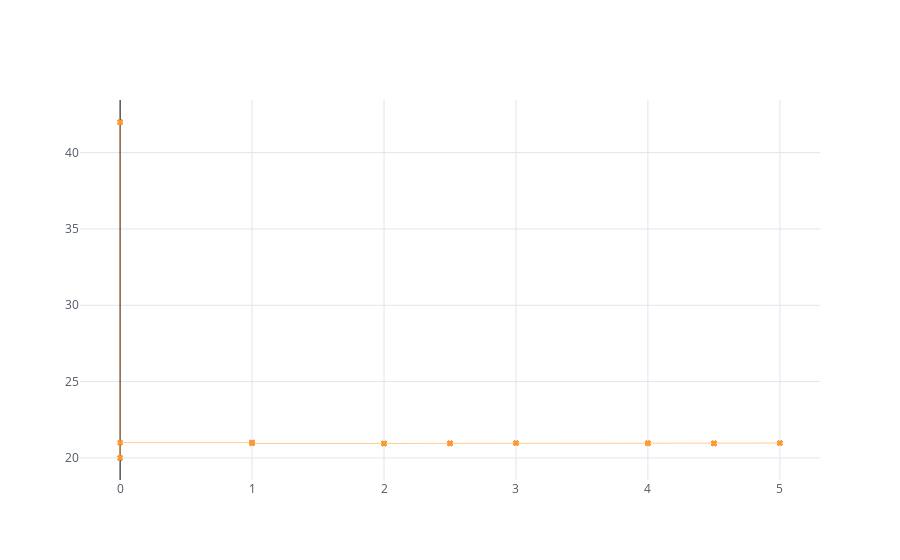
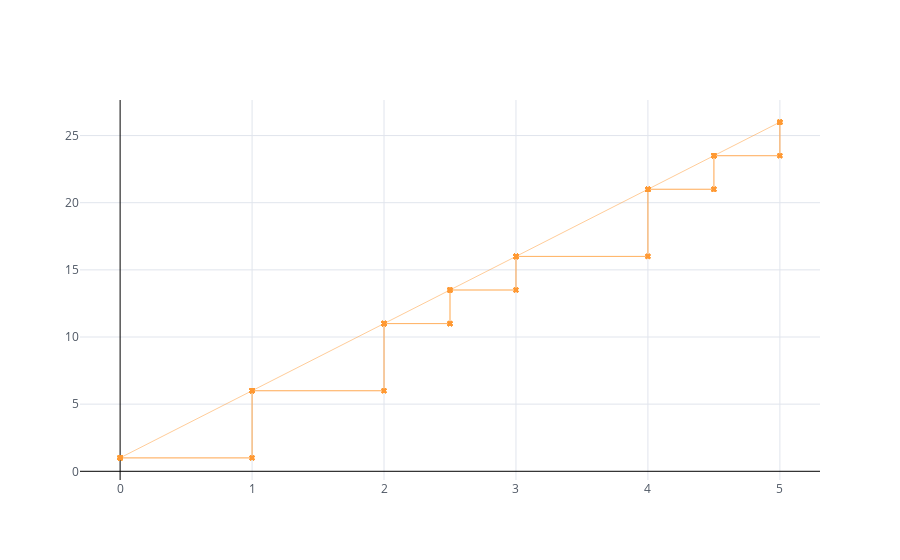
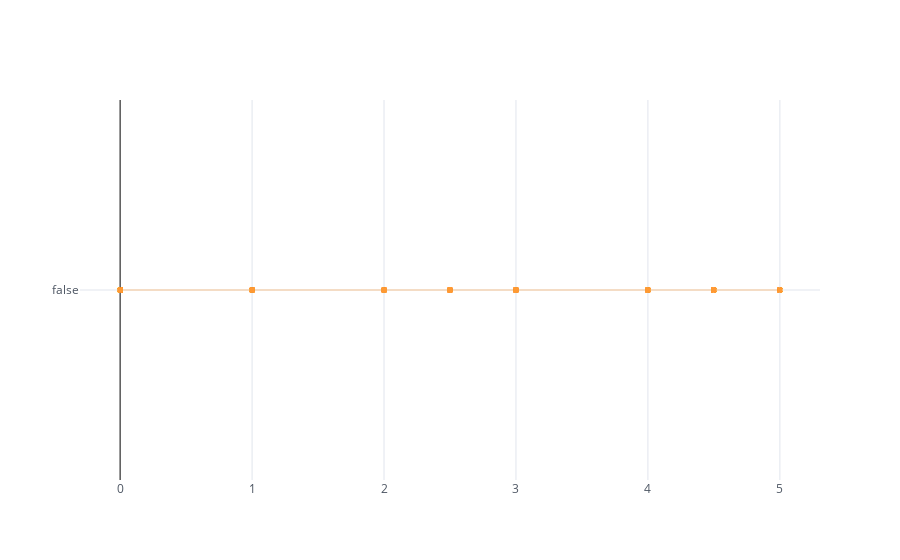

These figures' notebook cell, in order:
### Code cell
# Entity made with all the subentities above, take account of the humidity, the room temperature and the time (for the sun),
#The output "plant_is_ok is a boolean, true if all 3 are in optimal ranges"

class GrowingPlant(Entity):

    """ - - - - - - - PORTS - - - - - - - - - - """
    electricity_in = Input(Resources.electricity, 200)
    room_temp = Input(Resources.fahrenheit, 0)
    time = Local(Resources.time, 0)
    plant_is_ok = Output(Resources.boolean, False)
        
    def __init__(self, starting_time=0):
        self.time.value = starting_time

    
    """ - - - - - - - SUBENTITIES - - - - - - - - - - """
    
    gl = GrowLamp()
    s = Sun()
    pump = Pump()
    pr = PlantReservoir()
    pl = Plants()
    
    """ - - - - - - - INFLUENCES - - - - - - - - - - """
    
    time_propagation = Influence(source=time, target = s.time_In)
    water_propagation = Influence(source = pump.water_send, target = pr.water_in)
    water_propagation2 = Influence(source = pr.water_send, target = pl.water_in)
    elec_propagation = Influence(source = electricity_in, target = gl.electricity)
    #needed_water_propagation = Influence(source = pr.water_send, target = pump.water_needed)
    needed_water_propagation2 = Influence(source = pl.water_needed, target = pr.water_needed)

    
    """ - - - - - - - STATES & TRANSITIONS - - - - - - - - - - """
    state = current = State()
    
    """ - - - - - - - UPDATES - - - - - - - - - - """
    
    @update(state=state, target=gl.room_temperature)
    def set_gl_room_temp(self,dt):
        return self.room_temp.value + (self.s.light_Out.value/(1000000)-0.1)*dt
    
    @update(state=state, target=plant_is_ok)
    def set_plant_is_ok(self,dt):
        return ((self.pl.actual_humidity.value>=50)and(self.pl.actual_humidity.value<=70)
                and(self.gl.temperature.value>=20)and(self.gl.temperature.value<=25))
    
    
#elk.plot(GrowingPlant())

gPlant = GrowingPlant()
gPlant.room_temp.value = 68
gPlant.gl.switch.value = "on"
gPlant.pump.water_in.value = 100
gPlant.pl.water_in.value = 100
simuLamp = Simulator(gPlant)
simuLamp.stabilize()
#simuLamp.advance(3)
for i in range(5):
    simuLamp.advance(1)
simuLamp.plot()
simuLamp.traces.plot(traces=[gPlant.gl.temperature])
simuLamp.traces.plot(traces=[gPlant.pl.actual_humidity])
simuLamp.traces.plot(traces=[gPlant.plant_is_ok])

### Figure 1 — Plotly figure (JSON) as saved in the notebook; plotly's stock layout.template omitted (floating-point values rounded to 4 significant figures)
{"data": [{"line": {"color": "rgba(255, 153, 51, 1.0)", "dash": "solid", "shape": "linear", "width": 0.5}, "marker": {"size": 5, "symbol": "x"}, "mode": "markers+lines", "name": "GrowingPlant.gl.temperature", "text": "", "type": "scatter", "uid": "a4204189-4a52-4ab3-8fa1-5b4551698ee2", "x": [0, 0, 0, 0, 0, 0, 0, 0, 0, 0, 0, 0, 0, 0, 0, 0, 0, 0, 1, 1, 1, 1, 1, 1, 1, 1, 1, 1, 1, 1, 2, 2, 2, 2, 2, 2, 2, 2, 2, 2, 2, 2, 2.5, 2.5, 2.5, 2.5, 2.5, 2.5, 2.5, 2.5, 2.5, 2.5, 2.5, 2.5, 2.5, 3, 3, 3, 3, 3, 3, 3, 3, 3, 3, 3, 3, 4, 4, 4, 4, 4, 4, 4, 4, 4, 4, 4, 4, 4.5, 4.5, 4.5, 4.5, 4.5, 4.5, 4.5, 4.5, 4.5, 4.5, 4.5, 4.5, 4.5, 5, 5, 5, 5, 5, 5, 5, 5, 5, 5, 5], "y": [42, 42, 42, 42, 42, 42, 42, 42, 42, 42, 20, 20, 20, 20, 20, 21, 21, 21, 21, 21, 21, 21, 21, 21, 21, 21, 20.94, 20.94, 20.94, 20.94, 20.94, 20.94, 20.94, 20.94, 20.94, 20.94, 20.94, 20.94, 20.94, 20.94, 20.94, 20.94, 20.94, 20.94, 20.94, 20.94, 20.94, 20.94, 20.94, 20.94, 20.94, 20.97, 20.97, 20.97, 20.97, 20.97, 20.97, 20.97, 20.97, 20.97, 20.97, 20.97, 20.97, 20.97, 20.97, 20.97, 20.97, 20.97, 20.97, 20.97, 20.97, 20.97, 20.97, 20.97, 20.97, 20.94, 20.94, 20.94, 20.94, 20.94, 20.94, 20.94, 20.94, 20.94, 20.94, 20.94, 20.94, 20.94, 20.97, 20.97, 20.97, 20.97, 20.97, 20.97, 20.97, 20.97, 20.97, 20.97, 20.97, 20.97, 20.97, 20.97, 20.97]}], "layout": {"autosize": true, "legend": {"bgcolor": "#FFFFFF", "font": {"color": "#4D5663"}}, "paper_bgcolor": "#FFFFFF", "plot_bgcolor": "#FFFFFF", "title": {"font": {"color": "#4D5663"}}, "xaxis": {"autorange": true, "gridcolor": "#E1E5ED", "range": [-0.2999, 5.3], "showgrid": true, "tickfont": {"color": "#4D5663"}, "title": {"font": {"color": "#4D5663"}, "text": ""}, "type": "linear", "zerolinecolor": "black"}, "yaxis": {"autorange": true, "gridcolor": "#E1E5ED", "range": [18.29, 43.71], "showgrid": true, "tickfont": {"color": "#4D5663"}, "title": {"font": {"color": "#4D5663"}, "text": ""}, "type": "linear", "zerolinecolor": "black"}}}

### Figure 2 — Plotly figure (JSON) as saved in the notebook; plotly's stock layout.template omitted (floating-point values rounded to 4 significant figures; data arrays with more than 128 entries replaced by an {"elided": "..."} marker saying what was removed)
{"data": [{"line": {"color": "rgba(255, 153, 51, 1.0)", "dash": "solid", "shape": "linear", "width": 0.5}, "marker": {"size": 5, "symbol": "x"}, "mode": "markers+lines", "name": "GrowingPlant.pl.actual_humidity", "text": "", "type": "scatter", "uid": "93aad121-8af2-42ef-b212-c2908756144a", "x": {"elided": "206 float values"}, "y": {"elided": "206 float values"}}], "layout": {"autosize": true, "legend": {"bgcolor": "#FFFFFF", "font": {"color": "#4D5663"}}, "paper_bgcolor": "#FFFFFF", "plot_bgcolor": "#FFFFFF", "title": {"font": {"color": "#4D5663"}}, "xaxis": {"autorange": true, "gridcolor": "#E1E5ED", "range": [-0.2999, 5.3], "showgrid": true, "tickfont": {"color": "#4D5663"}, "title": {"font": {"color": "#4D5663"}, "text": ""}, "type": "linear", "zerolinecolor": "black"}, "yaxis": {"autorange": true, "gridcolor": "#E1E5ED", "range": [-0.9462, 27.95], "showgrid": true, "tickfont": {"color": "#4D5663"}, "title": {"font": {"color": "#4D5663"}, "text": ""}, "type": "linear", "zerolinecolor": "black"}}}

### Figure 3 — Plotly figure (JSON) as saved in the notebook; plotly's stock layout.template omitted (floating-point values rounded to 4 significant figures; data arrays with more than 128 entries replaced by an {"elided": "..."} marker saying what was removed)
{"data": [{"line": {"color": "rgba(255, 153, 51, 1.0)", "dash": "solid", "shape": "linear", "width": 0.5}, "marker": {"size": 5, "symbol": "x"}, "mode": "markers+lines", "name": "GrowingPlant.plant_is_ok", "text": "", "type": "scatter", "uid": "c0257b10-40d4-4b15-926e-a65919ad4938", "x": {"elided": "309 float values"}, "y": {"elided": "309 bool values"}}], "layout": {"autosize": true, "legend": {"bgcolor": "#FFFFFF", "font": {"color": "#4D5663"}}, "paper_bgcolor": "#FFFFFF", "plot_bgcolor": "#FFFFFF", "title": {"font": {"color": "#4D5663"}}, "xaxis": {"autorange": true, "gridcolor": "#E1E5ED", "range": [-0.2999, 5.3], "showgrid": true, "tickfont": {"color": "#4D5663"}, "title": {"font": {"color": "#4D5663"}, "text": ""}, "type": "linear", "zerolinecolor": "black"}, "yaxis": {"autorange": true, "gridcolor": "#E1E5ED", "range": [-1, 1], "showgrid": true, "tickfont": {"color": "#4D5663"}, "title": {"font": {"color": "#4D5663"}, "text": ""}, "type": "category", "zerolinecolor": "black"}}}
